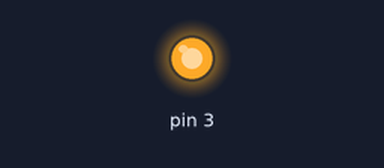
Simulated run of this sketch. Board: Arduino Uno, built with avr-gcc and run on an emulated ATmega328P. Parts: output pins drawn as LEDs (lit = HIGH).

Above: at 0.05 s.
At 0.55 s:
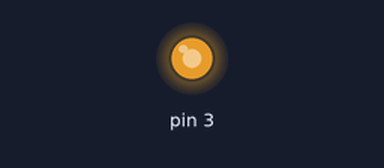
At 1.05 s:
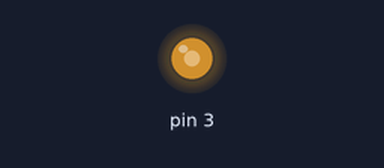
At 2.1 s:
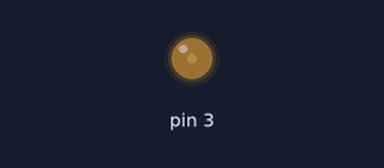
Timing chart, 0 to 5.9 s (numbered marks = the images above):
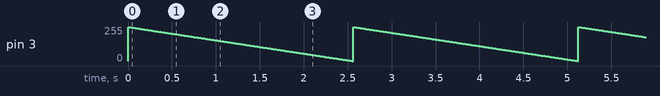

The sketch:

PWM.ino
```cpp
void setup() {
  // put your setup code here, to run once:
pinMode(3,OUTPUT);
}

void loop() {
  // put your main code here, to run repeatedly:
  for(int i=255; i>=0; i--){
    // delay(10)
    analogWrite(3,i);
    delay(10);
  }
}
```

Measured:
- by itself, pin 3: ramps from 255/255 to 0/255 and jumps back, once every 2.6 s
